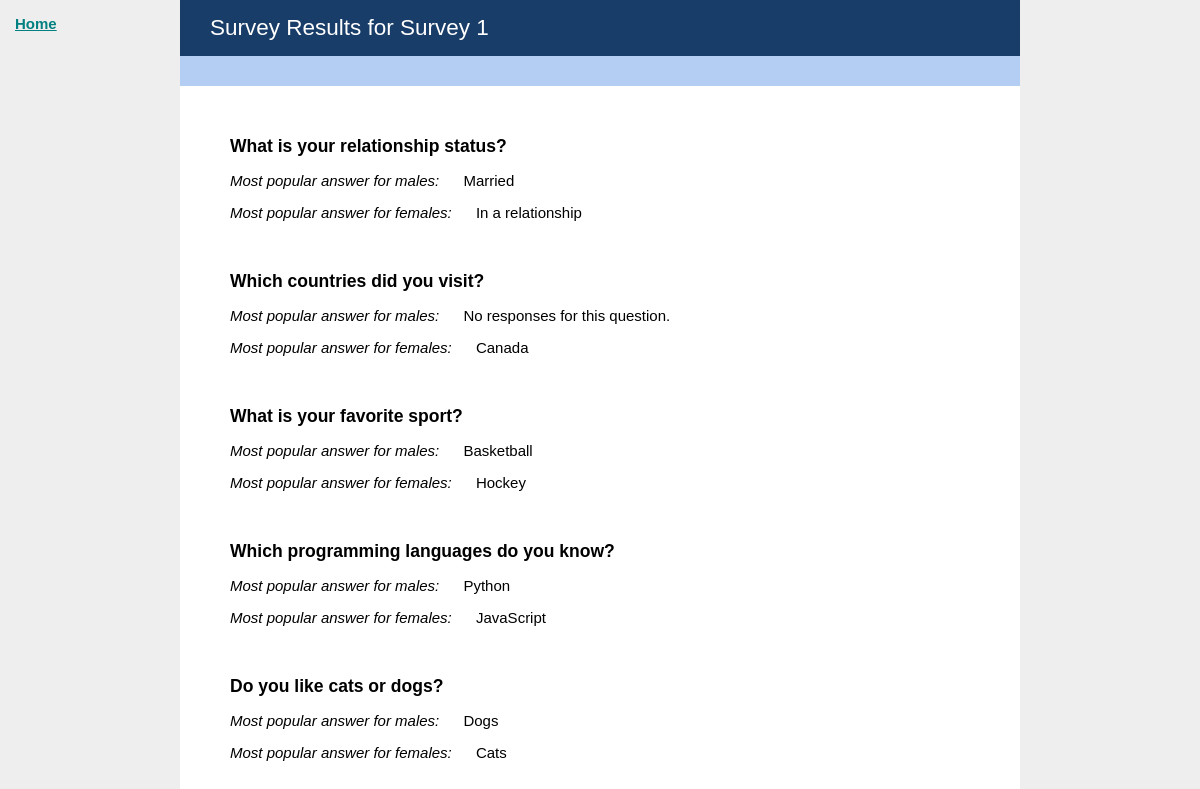
/results/1/, run on an earlier commit of the app's database.
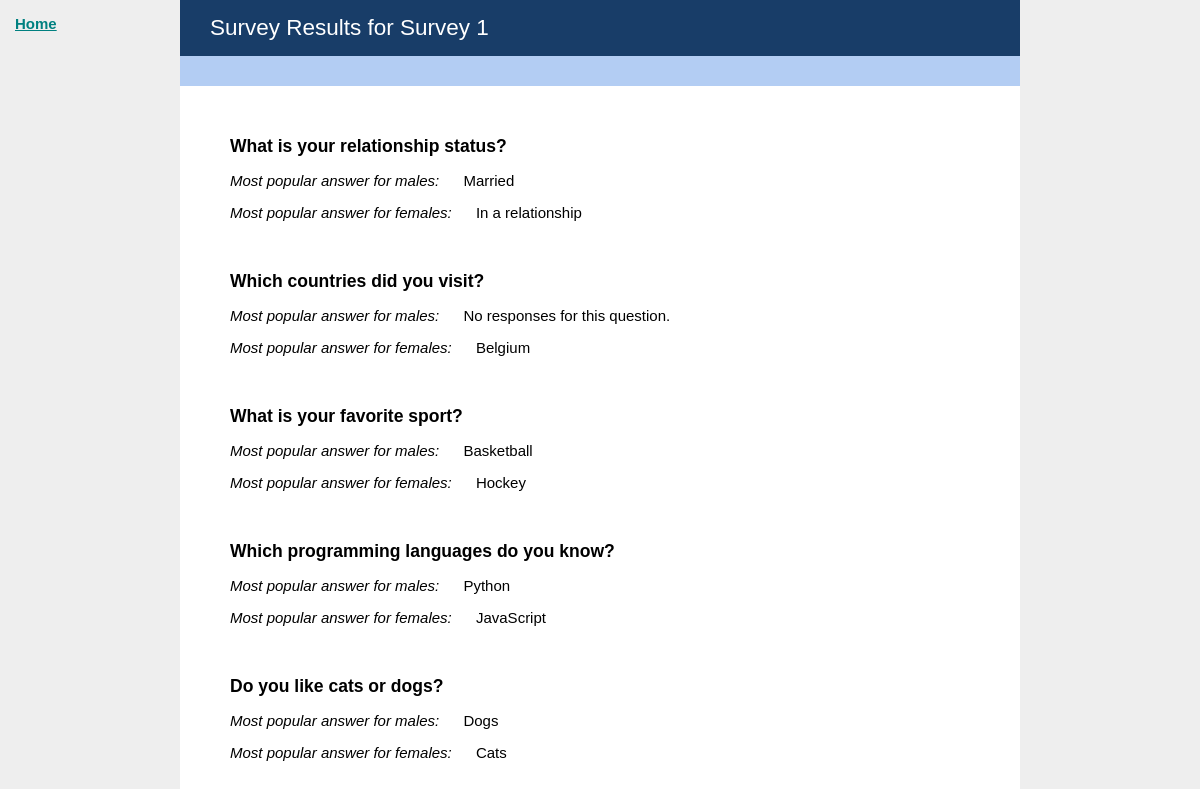
And on a later commit of the database.
### core/models.py (models this page shows, shortened)
class Question(models.Model):
    question_id = models.AutoField(primary_key=True)
    survey_id = models.ForeignKey('Survey')
    question_type = models.CharField(max_length=20)
    question_order = models.IntegerField()
    question_text = models.CharField(max_length=200, default="Question text.")
    class Meta:
        ordering = ['question_order']
    def countAnswers(self, responses):
        counts = responses.values('answer_id').annotate(dcount=Count('answer_id'))
        if len(counts) > 0:
            results = max(counts, key = lambda x: x['dcount'])['answer_id']
        else:
            return [{'answer_text': 'No responses for this question.'}]
        return Answer.objects.all().filter(answer_id=results)[:1]
    def getMostPopMaleAnswer(self):
        male_responses = Response.objects.filter(answer_id__answer_text='Male').values('response_group_id')
        final_responses = Response.objects.filter(question_id = self.question_id).filter(response_group_id__in=male_responses)
        return self.countAnswers(final_responses)
    def getMostPopFemaleAnswer(self):
        female_responses = Response.objects.filter(answer_id__answer_text='Female').values('response_group_id')
        final_responses = Response.objects.filter(question_id__survey_id=self.survey_id).filter(question_id = self.question_id).filter(response_group_id__in=female_responses)
        return self.countAnswers(final_responses)

class Answer(models.Model):
    answer_id = models.AutoField(primary_key=True)
    question_id = models.ForeignKey('Question')
    answer_order = models.IntegerField(default=0)
    answer_text = models.CharField(max_length=200)
    class Meta:
        ordering = ['answer_order']

### core/views.py (the view)
# urls.py: url(r'^results/(?P<surveyID>[0-9]+)/$', core.views.view_results),
def view_results(request, surveyID):
    survey_obj = Survey.objects.raw('SELECT * FROM core_survey WHERE survey_id =  %s', [surveyID])[0]
    survey_questions = Question.objects.all().filter(survey_id=surveyID).order_by('question_order')
    showPopular = True if survey_obj.survey_id == 1 else False
    return render(request, 'results.html', { 'survey_data': survey_obj, 'survey_questions': survey_questions, 'showPopular':showPopular })

### betterhelp_exercise/templates/results.html (shortened to what this page needs)
{% extends "base.html" %}
{% block content %}
    <header>
        <h1>Survey Results for {{ survey_data.survey_name}}</h1>
    </header>
    <section>
    {% for question in survey_questions %}
        {% if question.question_text != "What is your gender?" %}
            <h3>{{ question.question_text }}</h3>
            {% if showPopular %}
                <p>
                    <em>Most popular answer for males:</em> {% for answer in question.getMostPopMaleAnswer %} {{answer.answer_text}} {% endfor %}
                </p>
                <p>
                    <em>Most popular answer for females:</em> {% for answer in question.getMostPopFemaleAnswer %} {{answer.answer_text}} {% endfor %}
                </p>
            {% else %}
                <p><em>All responses:</em></p>
                {% for response in question.getResponses %}
                    {{ response }}<br />
                {% endfor %}
            {% endif %}
        {% endif %}
    {% endfor %}
    </section>
{% endblock %}

What changed in the data, as far as the page shows it:
changed Question "Which countries did you visit?": loses Answer (answer_text "Canada"); gains Answer (answer_text "Belgium")
